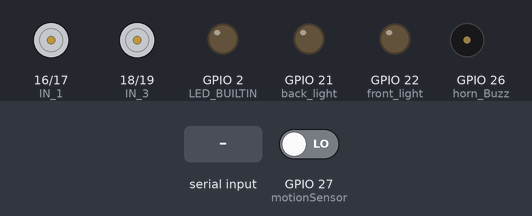
Simulated run of this sketch. Board: ESP32. Parts: motor-driver pin pairs drawn as motors (green arrow = first pin HIGH = forward, orange = second pin HIGH = backward, longer = more drive, scaled by the enable pin), output pins drawn as LEDs (lit = HIGH), buzzer (waves = sounding, pin HIGH). The inputs (shaded band) are chosen by the test bench; at power-on: GPIO 27 (motionSensor) LOW. Nothing arrives over Bluetooth unless stated; what the sketch prints to the serial monitor is not drawn.

Above: at 1.2 s.
1.3 s: GPIO 27 (motionSensor) driven HIGH
At 2.1 s:
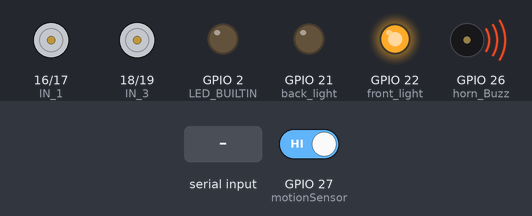
3.8 s: "F" received over the second serial link
5.3 s: "L" received over the second serial link
6.8 s: "R" received over the second serial link
8.3 s: "B" received over the second serial link
9.8 s: "1" received over the second serial link
At 10.2 s:
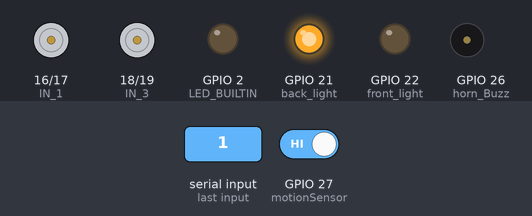
Timing chart, 0 to 12.3 s (numbered marks = the images above; inputs shaded):
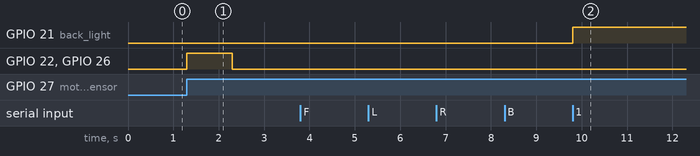

The sketch:

MSK_ESP32_l298_BLE_car_pir_KIT.ino
```cpp
#include <BluetoothSerial.h>
//--------- Flag structure --------------------------------------
typedef struct _vFlag
{
  uint8_t BTFlag = 0;
  uint8_t L298NFlag = 0;
  uint8_t CANFlag = 0;
  uint8_t I2C_Flag = 0;
  uint8_t BMP180Flag = 0;
  uint8_t DS18B20Flag = 0;
  uint8_t JSONFlag = 0;
  uint8_t LEDFlag = 1;
  uint8_t back_light_Flag = 0;
  uint8_t front_light_Flag = 0;
  uint8_t sensor1_Flag = 0;
  uint8_t initial_Flag = 0;
  uint8_t Tone_Flag = -1;
  uint8_t IR_RECV_Flag=0;
  uint8_t IR_SEND_Flag=0;
  uint8_t FunctionFlag = 3;
  uint8_t SendFlag = 0;
  uint8_t BMPCnt = 0;
} vFlag;
vFlag *flag_Ptr;
vFlag flag;

//----------uart--------------
#define LINE_BUFFER_LENGTH 64
//--------- uart structure --------------------------------------
typedef struct _vUart
{
  char c;
  int lineIndex = 0;
  int line1Index = 0;
  int BTlineIndex = 0;
  bool lineIsComment;
  bool lineSemiColon;
  char line[128];
  char BTline[20];
  String inputString;
  String BTinputString;
  String S1inputString;
  int V[16];
  char ctemp[30];
  char I2C_Data[80];
  int DC_Spped = 50;
  float Voltage[16];
  int Buffer[128];
  int StartCnt = 0;
  int ReadCnt = 0;
  int sensorValue = 0;
} vUart;
vUart *Uart_Ptr;
vUart Uart;
//---------BT--------------------
BluetoothSerial SerialBT;
//------LED------------------
#define LED_BUILTIN 2
//-------------L298---------------------------------------------------
// motor 1 settings
#define CHA 0
#define ENA 4 // this pin must be PWM enabled pin if Arduino board is used
#define IN_1 16 //rx2
#define IN_2 17 //tx2
// motor 2 settings
#define IN_3 18 //d18
#define IN_4 19 //d19
#define ENB 5// this pin must be PWM enabled pin if Arduino board is used
#define CHB 1

#define timeSeconds 1  //pir timer


const int CCW = 2; // do not change
const int CW  = 1; // do not change

#define motor1 1 // do not change
#define motor2 2 // do not change


//------Bluetooth RC Controller Define ----
#define back_light 21 //D21
#define front_light 22 //D22
#define horn_Buzz 26 //D26

// Set GPIOs for LED and PIR Motion Sensor
//const int led = 22;
const int motionSensor = 27;

// Timer: Auxiliary variables
unsigned long now = millis();
unsigned long lastTrigger = 0;
boolean startTimer = false;
boolean motion = false;


// Checks if motion was detected, sets LED HIGH and starts a timer
void IRAM_ATTR detectsMovement() {
  digitalWrite(front_light, HIGH);
  digitalWrite(horn_Buzz, HIGH);
  startTimer = true;
  lastTrigger = millis();
}

String data="X";
char value;


void Forward(){

      digitalWrite(IN_1, LOW);
      digitalWrite(IN_2, HIGH);
     // analogWrite(ENA, speedCar);
Serial.println("forward");
      digitalWrite(IN_3, LOW);
      digitalWrite(IN_4, HIGH);
      //analogWrite(ENB, speedCar);
  }

void Reverse(){

      digitalWrite(IN_1, HIGH);
      digitalWrite(IN_2, LOW);
     // analogWrite(ENA, speedCar);
Serial.println("back");
      digitalWrite(IN_3, HIGH);
      digitalWrite(IN_4, LOW);
     // analogWrite(ENB, speedCar);
  }

void Right(){

      digitalWrite(IN_1, HIGH);
      digitalWrite(IN_2, LOW);
     // analogWrite(ENA, speedCar);
Serial.println("right");
      digitalWrite(IN_3, LOW);
      digitalWrite(IN_4, HIGH);
     // analogWrite(ENB, speedCar);
  }

void Left(){

      digitalWrite(IN_1, LOW);
      digitalWrite(IN_2, HIGH);
     // analogWrite(ENA, speedCar);
Serial.println("left");
      digitalWrite(IN_3, HIGH);
      digitalWrite(IN_4, LOW);
    //  analogWrite(ENB, speedCar);
  }

void goAheadRight(){

      digitalWrite(IN_1, LOW);
      digitalWrite(IN_2, HIGH);
      //analogWrite(ENA, speedCar/speed_Coeff);
 Serial.println("ahead right");
      digitalWrite(IN_3, LOW);
      digitalWrite(IN_4, HIGH);
     // analogWrite(ENB, speedCar);
   }


void goAheadLeft(){

      digitalWrite(IN_1, LOW);
      digitalWrite(IN_2, HIGH);
     // analogWrite(ENA, speedCar);
Serial.println("ahead left");
      digitalWrite(IN_3, LOW);
      digitalWrite(IN_4, HIGH);
     // analogWrite(ENB, speedCar/speed_Coeff);
  }


void Stop(){

      digitalWrite(IN_1, LOW);
      digitalWrite(IN_2, LOW);
      //analogWrite(ENA, speedCar);
       Serial.println("stop");
      digitalWrite(IN_3, LOW);
      digitalWrite(IN_4, LOW);
    //  analogWrite(ENB, speedCar);
 }
//-------------------------------------------------
void setup()
{
  Serial.begin(115200);
  Serial.println(F("init"));
  SerialBT.begin("BT_MSKCAR02");
  Serial.println("Bot Started .......");
// PIR Motion Sensor mode INPUT_PULLUP
  pinMode(motionSensor, INPUT_PULLUP);
  // Set motionSensor pin as interrupt, assign interrupt function and set RISING mode
  attachInterrupt(digitalPinToInterrupt(motionSensor), detectsMovement, RISING);


  pinMode(LED_BUILTIN, OUTPUT);
  pinMode(IN_1, OUTPUT);
  pinMode(IN_2, OUTPUT);
  pinMode(IN_3, OUTPUT);
  pinMode(IN_4, OUTPUT);

  pinMode(ENA, OUTPUT);
  pinMode(ENB, OUTPUT);
  pinMode(back_light, OUTPUT);
  pinMode(front_light, OUTPUT);
  pinMode(horn_Buzz, OUTPUT);

   // Set LED to LOW
  //pinMode(led, OUTPUT);
  digitalWrite(front_light, LOW);
  digitalWrite(horn_Buzz, LOW);

}
//-----------------------------------------
void loop()
{
  // Current time
  now = millis();
  if((digitalRead(front_light) == HIGH) && (motion == false)) {
    Serial.println("MOTION DETECTED!!!");

     Stop();

    motion = true;
  }
  // Turn off the LED after the number of seconds defined in the timeSeconds variable
  if(startTimer && (now - lastTrigger > (timeSeconds*1000))) {
    Serial.println("Motion stopped...");
    digitalWrite(front_light, LOW);
    digitalWrite(horn_Buzz, LOW);
    Serial.println("MOTION Stop");

    startTimer = false;
    motion = false;
  }


    if(SerialBT.available()>0)
    {
      //flag.L298NFlag=1;

      value = SerialBT.read();
     // data = SerialBT.readString();
     // Stop();

      Serial.println(data);
     // Serial.println(value);
    }
      if (value =='F' || value =='U')
  {
    Serial.println("Forward");
    Forward();
  }
  else if (value == 'L')
  {
    Serial.println("Left");
    Left();
  }
  else if (value == 'R')
  {
    Serial.println("Right");
    Right();
  }
  else if (value =='B' || value =='D')
  {
    Serial.println("Reverse");
    Reverse();
  }
  else if (value == 'X' || value =='S')
  {
    Serial.println("Stop");
    Stop();
    flag.back_light_Flag=2;
  }
  else if (value == 'x' || value =='S')
  {
    Serial.println("Stop");
    Stop();
    flag.back_light_Flag=0;
  }
  //else if (value == 'U')
  else if (value == '1')
  {
    //backlight
    digitalWrite(back_light, HIGH);
    flag.back_light_Flag=1;
    Serial.println("light");
  }
  else if (value == 'u')
  {

    digitalWrite(back_light, LOW);
    flag.back_light_Flag=0;
    Serial.println("lightoff");
  }
  else if (value == 'W')
  {
    digitalWrite(front_light, HIGH);
    flag.front_light_Flag=1;
    //Serial.println("light");
  }
  else if (value == 'w')
  {
    digitalWrite(front_light, LOW);
    flag.front_light_Flag=0;
    Serial.println("lightoff");
  }
  else if (value == 'V')
  {
    digitalWrite(horn_Buzz, HIGH);
    Serial.println("horn");
  }
  else if (value == 'v')
  {
    digitalWrite(horn_Buzz, LOW);
    Serial.println("horn");
  }


}
////-------------------BT-------------
//void BTprocessCommand(String data)
//{
//     if (data =="FS")
//  {
//    Serial.println("Forward");
//    Forward();
//  }
//  else if (data == "LS")
//  {
//    Serial.println("Left");
//    Left();
//  }
//  else if (data == "RS")
//  {
//    Serial.println("Right");
//    Right();
//  }
//  else if (data == "BS")
//  {
//    Serial.println("Reverse");
//    Reverse();
//  }
//  else if (data == "X")
//  {
//    Serial.println("Stop");
//    Stop();
//    flag.back_light_Flag=2;
//  }
//  else if (data == "x")
//  {
//    Serial.println("Stop");
//    Stop();
//    flag.back_light_Flag=0;
//  }
//  else if (data == "U")
//  {
//    //backlight
//    digitalWrite(back_light, HIGH);
//    flag.back_light_Flag=1;
//    Serial.println("light");
//  }
//  else if (data == "u")
//  {
//
//    digitalWrite(back_light, LOW);
//    flag.back_light_Flag=0;
//    Serial.println("lightoff");
//  }
//  else if (data == "W")
//  {
//    digitalWrite(front_light, HIGH);
//    flag.front_light_Flag=1;
//    //Serial.println("light");
//  }
//  else if (data == "w")
//  {
//    digitalWrite(front_light, LOW);
//    flag.front_light_Flag=0;
//    Serial.println("lightoff");
//  }
//  else if (data == "V")
//  {
//    digitalWrite(horn_Buzz, HIGH);
//    Serial.println("horn");
//  }
//  else if (data == "v")
//  {
//    digitalWrite(horn_Buzz, LOW);
//    Serial.println("horn");
//  }}
```

Measured:
- after the input at 1.3 s, GPIO 22 (front_light), GPIO 26 (horn_Buzz): LOW → HIGH at once, → LOW 1.0 s later
- after the input at 9.8 s, GPIO 21 (back_light): LOW → HIGH at once
